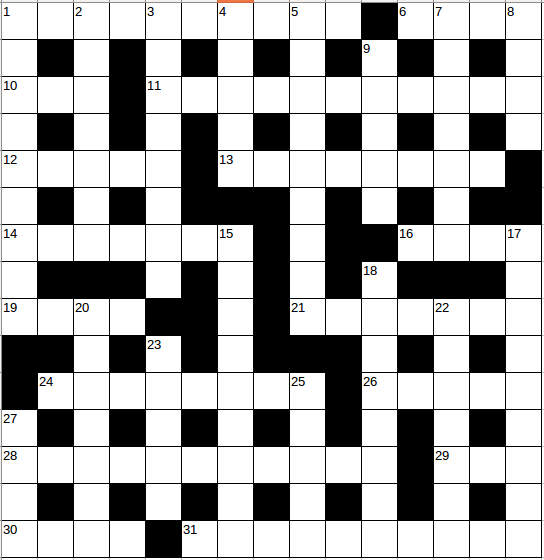
#> input picture data/crucigrama06/crucigrama06.png, 544 x 560 px
$ python main.py   (Python 2 division)
#> lines starting #> are read from the running program, lines starting #| are printed output that depends on the picture; after the words box and inside, x2 and y2 are one past the last pixel; in counts of white or black regions, pixels touching at a corner belong together
### reporter.py
import numpy as np
import cv2
import operator

def report(cross_rect, rows, cols, w, h) :

  blackQuotas = np.zeros((rows, cols))

  width = w
  height = h

  # sq = square

  sq_w = width/cols
  sq_h = height/rows

  sq_a = sq_w * sq_h

  # horizontal adjustment
  # could be 0 or 1
  ha = 0

  blackQuotaFreqs = {}

  for i in xrange(rows):
      for j in xrange(cols):
          # box is defined by intersection of projections
          # cartesian plot
          # x increases from up to down
          # y increases form left to right
          # image[y1:y2, x1:x2]
          # rectangle: upper-left (x1,y1), low-right (x2,y2)
          #box = cross_rect[i*10:(i+1)*10, j*10:(j+1)*10]
          box = cross_rect[i*sq_h:(i+1)*sq_h, ha+j*sq_w:ha+(j+1)*sq_w]

          whiteQuota = 0
          blackQuota = 0

          whiteQuota = cv2.countNonZero(box)
          blackQuota = sq_a - whiteQuota
          blackQuotas.itemset((i,j), blackQuota)

          blackQuotaFreq = int(blackQuotas[i][j])
          if str(blackQuotaFreq) in blackQuotaFreqs :
              blackQuotaFreqs[str(blackQuotaFreq)] += 1
          else :
              blackQuotaFreqs[str(blackQuotaFreq)] = 1

  sortedFreqs = sorted(blackQuotaFreqs.items(), key=operator.itemgetter(1), reverse=True)

  moreFrequent = sortedFreqs.pop(0)
  secondMoreFrequent = sortedFreqs.pop(0)

  realValues = []

  for key,freq in sortedFreqs:
      realValues.append(int(key))

  sortedValues = sorted(realValues)

  minVal = sortedValues[0]
  maxVal = sortedValues[-1]
  values = [minVal, maxVal]

  return values

### generator.py
import numpy as np
import cv2

def generate(cross_rect, rows, cols, w, h, values, taskName) :

  # min and max values for Squares with Numbers
  minVal = values[0]
  maxVal = values[1]

  # [5 lines of commented-out code are left out]

  cross = np.zeros((rows, cols))
  numberCross = np.zeros((rows, cols))

  width = w
  height = h

  # sq = square

  sq_w = width/cols
  sq_h = height/rows

  sq_a = sq_w * sq_h

  k = 1

  # horizontal adjustment
  # could be 0 or 1
  ha = 0

  # select each box, if number of white pixels is more than 50, it is white box
  for i in xrange(rows):
      for j in xrange(cols):
          # box is defined by intersection of projections
          # cartesian plot
          # x increases from up to down
          # y increases form left to right
          # image[y1:y2, x1:x2]
          # rectangle: upper-left (x1,y1), low-right (x2,y2)
          #box = cross_rect[i*10:(i+1)*10, j*10:(j+1)*10]
          box = cross_rect[i*sq_h:(i+1)*sq_h, ha+j*sq_w:ha+(j+1)*sq_w]

          whiteQuota = 0
          blackQuota = 0

          whiteQuota = cv2.countNonZero(box)
          if whiteQuota > (sq_a/2) :
              cross.itemset((i,j), 1)
          blackQuota = sq_a - whiteQuota

          ##if ((i > -1) and (i < 1)) :
          ##    print( "[%d, %d] -> w: %d , b: %d" % (i, j, whiteQuota, blackQuota ) )
          ## identify squares with numbers
          if ( (blackQuota >= minVal) and (blackQuota <= maxVal) ):
              numberCross.itemset((i,j), k)
              k = k + 1
              print("[ %d, %d ]," % ((j+1), (i+1)) )
          ##    print("%d -> [%d, %d], b: %d" % (k, (j+1), (i+1), blackQuota ) )

  np.savetxt('./data/' + taskName + '/' + taskName + '-square-map.txt', cross, fmt='%1d', delimiter=', ')
  np.savetxt('./data/' + taskName + '/' + taskName + '-number-map.txt', numberCross, fmt='%2d', delimiter=', ')

### main.py
import numpy as np
import cv2

import reporter as RP
import generator as GEN

taskName = 'crucigrama06'

img = cv2.imread('./data/' + taskName + '/' + taskName + '.png')
#> img is the input picture: shape (560, 544, 3); mean B, G, R 167.2, 167.2, 167.2
gray = cv2.cvtColor(img, cv2.COLOR_BGR2GRAY)
ret, thresh = cv2.threshold(gray, 127, 255, cv2.THRESH_BINARY_INV)
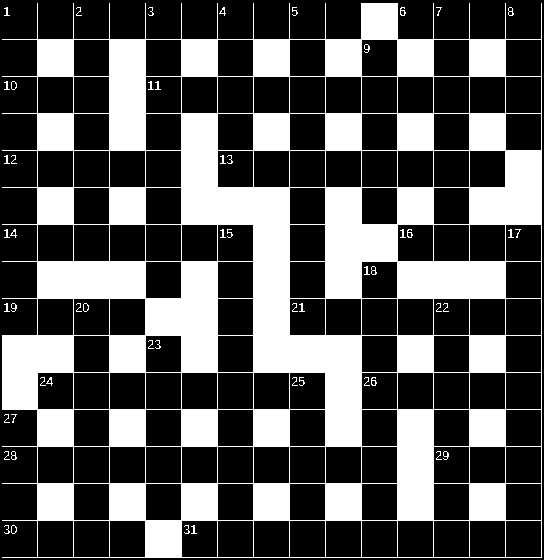
#> thresh: shape (560, 544); 34.2% white; 54 white regions (16 under 20 px), largest, box (x1, y1, x2, y2) and area: (2, 3, 542, 558) 103140, (400, 7, 406, 16) 28, (407, 229, 413, 238) 28
thresh2 = cv2.bitwise_not(thresh)
#> thresh2: shape (560, 544); 65.8% white; 54 black regions (16 under 20 px)

rows = 15
cols = 15

contours,hierarchy = cv2.findContours(thresh, cv2.RETR_EXTERNAL, 1)
#> contours = 23 contours, 16 with area under 20; largest, box (x1, y1, x2, y2) and area: (2, 3, 542, 558) 264984, (11, 525, 17, 534) 35, (11, 81, 17, 90) 35, (11, 451, 17, 460) 32, (508, 7, 514, 16) 32, (400, 7, 406, 16) 24, (11, 303, 17, 312) 23

max_area = -1

# find contours with maximum area
for cnt in contours:
    approx = cv2.approxPolyDP(cnt, 0.02*cv2.arcLength(cnt, True), True)
    if len(approx) == 4:
        if cv2.contourArea(cnt) > max_area:
            max_area = cv2.contourArea(cnt)
            max_cnt = cnt
            max_approx = approx
#> this loop made 23 passes
#> (max_area, max_approx) on pass 23: (264983.5, [[37, 3], [2, 557], [541, 557], [541, 3]])
#> after the loop, max_area = 264983.5; max_cnt = contour of 3911 points, box (x1, y1, x2, y2) (2, 3, 542, 558), area 264984

# cut the crossword region, and resize it to a standard size of 130x130
x,y,w,h = cv2.boundingRect(max_cnt)
#> x = 2; y = 3; w = 540; h = 555
cross_rect = thresh2[y:y+h, x:x+w]
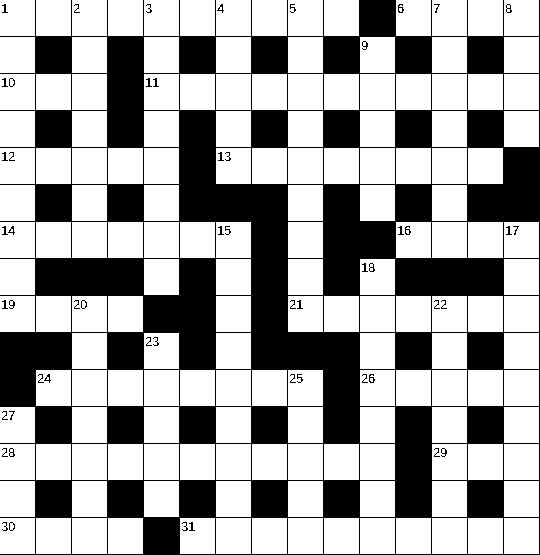
#> cross_rect: shape (555, 540); 65.2% white; 54 black regions (16 under 20 px), largest, box (x1, y1, x2, y2) and area: (0, 0, 540, 555) 103140, (398, 4, 404, 13) 28, (405, 226, 411, 235) 28

#no resizing
#cross_rect = cv2.resize(cross_rect,(rows*10, cols*10))

values = RP.report(cross_rect, rows, cols, w, h)
#> in report, `width = w`: width = 540
#> in report, `height = h`: height = 555
#> in report, `sq_w = width/cols`: sq_w = 36
#> in report, `sq_h = height/rows`: sq_h = 37
#> in report, `sq_a = sq_w * sq_h`: sq_a = 1332
#> after the loop in report, `for i in xrange(rows):`:
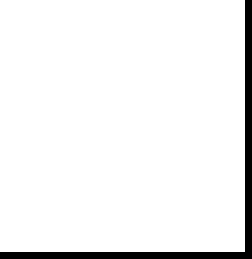
#> box: shape (37, 36) (shown 7 times larger); 94.6% white; black in thin lines or dots
#> after the loop in report, `for i in xrange(rows):`: blackQuotaFreqs = 21 items
#> in report, `sortedFreqs = sorted(blackQuotaFreqs.items(), key=operator.itemgetter(..`: sortedFreqs = [('72', 125), ('1332', 69), ('116', 4), ('115', 3), ('96', 2), ('97', 2), ('120', 2), ('119', 2), ('113', 2), ('121', 2), ('114', 2), ('91', 1), ('92', 1), ('95', 1), ('100', 1), ('89', 1), ('118', 1), ('124', 1), ('110', 1), ('111', 1), ('108', 1)]
#> in report, `moreFrequent = sortedFreqs.pop(0)`: moreFrequent = ('72', 125)
#> in report, `secondMoreFrequent = sortedFreqs.pop(0)`: secondMoreFrequent = ('1332', 69)
#> the loop in report, `for key,freq in sortedFreqs:` made 19 passes
#> after the loop in report, `for key,freq in sortedFreqs:`: realValues = [116, 115, 96, 97, 120, 119, 113, 121, 114, 91, 92, 95, 100, 89, 118, 124, 110, 111, 108]
#> in report, `sortedValues = sorted(realValues)`: sortedValues = [89, 91, 92, 95, 96, 97, 100, 108, 110, 111, 113, 114, 115, 116, 118, 119, 120, 121, 124]
#> in report, `minVal = sortedValues[0]`: minVal = 89
#> in report, `maxVal = sortedValues[-1]`: maxVal = 124
#> in report, `values = [minVal, maxVal]`: values = [89, 124]
#> values = [89, 124]

GEN.generate(cross_rect, rows, cols, w, h, values, taskName)
#> in generate, `minVal = values[0]`: minVal = 89
#> in generate, `maxVal = values[1]`: maxVal = 124
#> in generate, `width = w`: width = 540
#> in generate, `height = h`: height = 555
#> in generate, `sq_w = width/cols`: sq_w = 36
#> in generate, `sq_h = height/rows`: sq_h = 37
#> in generate, `sq_a = sq_w * sq_h`: sq_a = 1332
#> after the loop in generate, `for i in xrange(rows):`: k = 32
